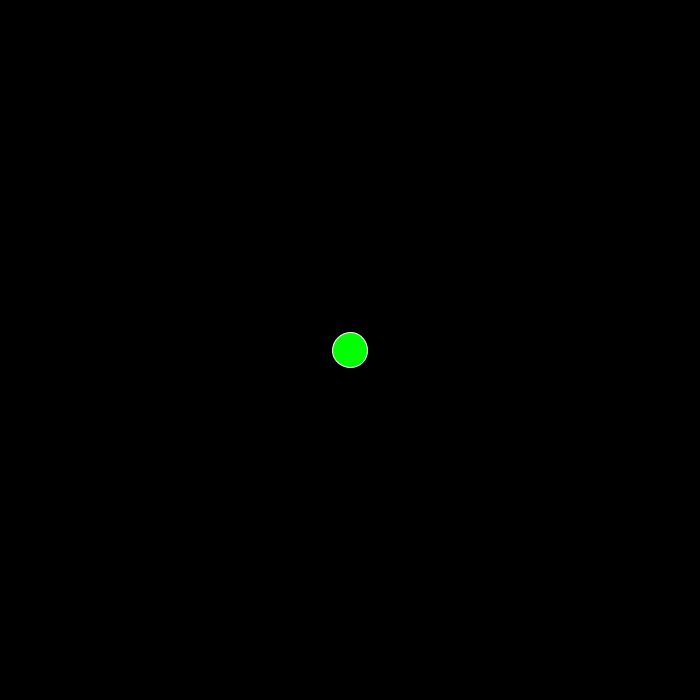
Frame 1 (no input)
Frame 60 (the mouse pressed at the canvas centre just before this capture): identical to frame 1, image omitted
Frame 120 (the mouse held since frame 60 and released just before this capture): identical to frame 1, image omitted

The Processing sketch that drew this single still picture (run headless with seeded random() and noise(); from frame 60 on, the mouse is pressed at the canvas centre):

// Processing sketch: Main_Bacteria_2_WaveBlocksWorking
// ── Main_Bacteria_2_WaveBlocksWorking.pde
int sSize = 700;

int[][] gU; //Grid unit
int[][] gM; //Grid Mini
int[][] wU; //World Unit
int gSize = 7;
int gScale = floor(float(sSize)/(gSize-1));
int wSize = 100;
float wPhase = 0;
int gSelected = 1;
ArrayList wL = new ArrayList<Wave>(); //Wave list

PVector pV;
PVector pG;
float pSpeed = .05;

void setup(){
  size(700,700);
  //size(size*scale,size*scale);
  smooth(1);
  strokeCap(SQUARE);
  
  wU = new int[wSize][wSize];
  pV = new PVector(.5, .5);
  pG = new PVector(floor(wSize/2), floor(wSize/2));
  gU = new int[gSize][gSize];
  waveGrid();
  
  for(int i = 0; i < wSize; i++){
    for(int j = 0; j < wSize; j++){
      wU[i][j] = 0;
      if(random(100)<40){
        wU[i][j] = floor(random(7));
      }
    }
  }
}

void draw(){
  
  wPhase += .03;
  
  background(0);
  noStroke();
  
  for(int i = 0; i < gSize; i++){
    for(int j = 0; j < gSize; j++){
      if(gU[i][j] != 0){
        fill(blockColor(gU[i][j]));
        rect(floor(i*gScale-pV.x*gScale),floor(j*gScale-pV.y*gScale),gScale,gScale);
      }
    }
  }
  
  /*
  for(int i = 0; i < size*2+1; i++){
    for(int j = 0; j < size*2+1; j++){
      fill(blockColor(gM[i][j]+3));
      rect(i*scale/2-scale/4,j*scale/2-scale/4,scale/2,scale/2);
    }
  }
  */
  
  
  for (Wave w : (ArrayList<Wave>) wL) {
    w.display();
  }
  
  stroke(255);
  fill(0,255,0);
  ellipse( width/2, height/2, .3*gScale, .3*gScale);
  
  if((pV.x+0)!=abs((pV.x+0)%1) || (pV.y+0)!=abs((pV.y+0)%1)){
    
    
    boolean tcx = false;
    boolean tcy = false;
    if((pV.x+0)!=abs((pV.x+0)%1)){
      tcx = true;
    }
    if((pV.y+0)!=abs((pV.y+0)%1)){
      tcy = true;
    }
    
    if(tcx){
      if(pV.x < .5){
        pG.add(new PVector(-1,0));
      } else {
        pG.add(new PVector(1,0));
      }
    }
    if(tcy){
      if(pV.y < .5){
        pG.add(new PVector(0,-1));
      } else {
        pG.add(new PVector(0,1));
      }
    }
    
    pV.x = (pV.x+0)%1-0;
    pV.y = (pV.y+0)%1-0;
    if(pV.x < 0){
      pV.x++;
    }
    if(pV.y < 0){
      pV.y++;
    }
  
    wPhase -= PI;
    for(int i = 0; i < gSize; i++){
      for(int j = 0; j < gSize; j++){
        gU[i][j] = wU[i+round(pG.x)][j+round(pG.y)];
      }
    }
    waveGrid();
    
  }
  
  
  println(frameRate);
  println(pG.x);
}


void mousePressed(){
  if(mouseButton == LEFT){
    gU[floor(mouseX/gScale)][floor(mouseY/gScale)] = gSelected;
  } else {
    gU[floor(mouseX/gScale)][floor(mouseY/gScale)] = 0;
  }
  waveGrid();
}



void keyPressed(){
  
  if (key >= '0' && key <= '9') {
    gSelected = int(str(key));
  } else {
    if(keyCode == UP){
      pV.add(new PVector(0,-pSpeed));
    }
    if(keyCode == DOWN){
      pV.add(new PVector(0,pSpeed));
    }
    if(keyCode == LEFT){
      pV.add(new PVector(-pSpeed,0));
    }
    if(keyCode == RIGHT){
      pV.add(new PVector(pSpeed,0));
    }
  }
  
}

void waveGrid(){
  gM = new int[gSize*2+1][gSize*2+1];
  wL = new ArrayList<Wave>();
  for(int i = 0; i < gSize; i++){
    for(int j = 0; j < gSize; j++){
      gM[i*2+1][j*2+1] = gU[i][j];
    }
  }
  
  for(int i = 0; i < gSize*2+1; i++){
    for(int j = 0; j < gSize*2+1; j++){
      if(i%2!=j%2){
        if( (gM[min(i+1,gSize*2)][j] != -2 && gM[max(i-1,0)][j] != -2) && gM[min(i+1,gSize*2)][j] != gM[max(i-1,0)][j]){
            gM[i][j] = -1;
            wL.add(new Wave(i,j,0,1,(j+i)%4-2));
        }
        if( (gM[i][min(j+1,gSize*2)] != -2 && gM[i][max(j-1,0)] != -2) && gM[i][min(j+1,gSize*2)] != gM[i][max(j-1,0)]){
            gM[i][j] = -1;
            wL.add(new Wave(i,j,1,0,(j+i+2)%4-2));
        }
      } else if(i%2==0) {
        gM[i][j] = -2;
      }
    }
  }
}

void arcHeightV(PVector v1,PVector v2,float h1, color c1, color c2){
  if(h1 > 0){
    fill(c2);
  } else {
    fill(c1);
  }
  
  PVector v4 = PVector.sub(v2,v1); //vector between points
  PVector v3 = PVector.add(v2,v1); //find midpoint
  v3.div(2);
  float d1 = v4.mag(); //dis
  
  float h2 = (sq(h1)+sq(d1/2))/(2*h1)-h1;
  
  //v4.setMag(h2); //unit vector between points
  v4.div(v4.mag()/h2); //unit vector between points
  v3 = PVector.add(v3,new PVector(v4.y,-v4.x));
  float d2 = v3.dist(v1); //radius
  
  
  PVector v11 = PVector.sub(v1,v3);
  v11.div(d2/(h1*d2*2.5/gScale));
  PVector v1C = PVector.add(v1,new PVector(v11.y,-v11.x));
  
  PVector v12 = PVector.sub(v2,v3);
  v12.div(d2/(h1*d2*2.5/gScale));
  PVector v2C = PVector.add(v2,new PVector(-v12.y,v12.x));
  
  strokeWeight(5);
  stroke(255);
  bezier(floor(v1.x-pV.x*gScale), floor(v1.y-pV.y*gScale), v1C.x-pV.x*gScale, v1C.y-pV.y*gScale, v2C.x-pV.x*gScale, v2C.y-pV.y*gScale, floor(v2.x-pV.x*gScale), floor(v2.y-pV.y*gScale));
  noStroke();
  fill(255);
  ellipse((.5-1/2)+v1.x-pV.x*gScale,(.5-1/2)+v1.y-pV.y*gScale,4,4);
  ellipse((.5-1/2)+v2.x-pV.x*gScale,(.5-1/2)+v2.y-pV.y*gScale,4,4);
}

void arcHeightVOld(PVector v1,PVector v2,float h1, color c1, color c2){
  if(h1 > 0){
    arcHeightV(v2,v1,-h1,c2,c1);
  } else {
    fill(c1);
    if(h1 == 0){
      line(v1.x,v1.y,v2.x,v2.y);
    } else {
      PVector v4 = PVector.sub(v2,v1); //vector between points
      PVector v3 = PVector.add(v2,v1); //find midpoint
      v3.div(2);
      float d1 = v4.mag(); //dis
      
      float h2 = (sq(h1)+sq(d1/2))/(2*h1)-h1;
      
      //v4.setMag(h2); //unit vector between points
      v4.div(v4.mag()/h2); //unit vector between points
      v3 = PVector.add(v3,new PVector(v4.y,-v4.x));
      
      float d2 = v3.dist(v1); //radius
      //noFill();
      realArc(v3.x,v3.y,2*d2,2*d2,pointDir(v3,v1),pointDir(v3,v2),OPEN);
      //ellipse(v3.x,v3.y,2*d2,2*d2);
    }
  }
}

float pointDir(PVector v1,PVector v2){
  float tDir = atan((v2.y-v1.y)/(v2.x-v1.x));
  if(v1.x-v2.x > 0){
    tDir -= PI;
    
  }
  return tDir;
}

void realArc(float x, float y, float d1, float d2, float a, float b, int t){
  if(b<a){
    b += 2*PI;
  }
  arc(x,y,d1,d2,a,b,t);
}
color blockColor(int intC){
  switch(intC){
    case 0:
      return color(0);
    case 1:
      return color(255,255,0);
    case 2:
      return color(0,255,0);
    case 3:
      return color(0,255,255);
    case 4:
      return color(0,0,255);
    case 5:
      return color(255,0,255);
    case 6:
      return color(255,0,0);
    default:
      return color(0);
  }
}
class Wave {
  PVector a;
  PVector b;
  int amp;
  float shift;
  color c1;
  color c2;
  Wave(int tx, int ty, int ta, int tb, int tAmp) {
    a = new PVector(floor((tx+1-ta)/2)*gScale,floor((ty+1-tb)/2)*gScale);
    b = new PVector(floor((tx+1+ta)/2)*gScale,floor((ty+1+tb)/2)*gScale);
    amp = tAmp;
    shift = (tx+ty+(pG.x+pG.y)*2)*PI/30;
    c1 = blockColor(gM[max(tx-tb,0)][min(ty+ta,gSize*2)]);
    c2 = blockColor(gM[min(tx+tb,gSize*2)][max(ty-ta,0)]);
  }
  void display() {
    arcHeightV(a,b,amp*(gScale/10)*sin(wPhase+shift),c1,c2);
  }
}
